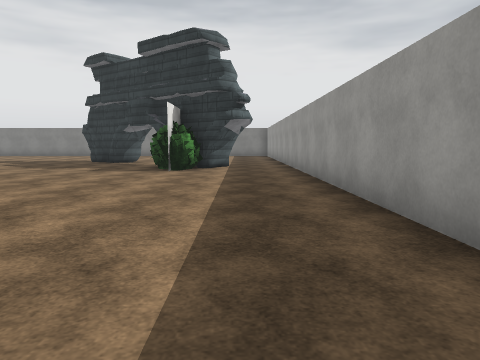
view 1 (above)

24 first-person views from a walk through a 3-D level made in the Unity game engine. The camera is 1.3 m above the floor, tilts 6° down and sees 70° across. The floor is counted in squares, 2 m on a side. Each view is taken from the middle of a square. On the plan, view 1 faces up. The plan holds only what a view shows up to about 10 squares ahead; the rest is blank. The place goes on beyond the plan. The player is left out. Surface patterns are stand-ins for the level's own textures.

view 2
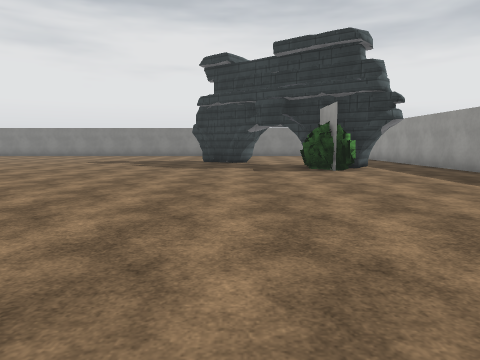

view 3
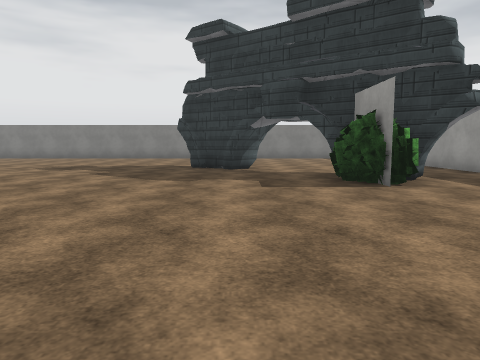

view 4
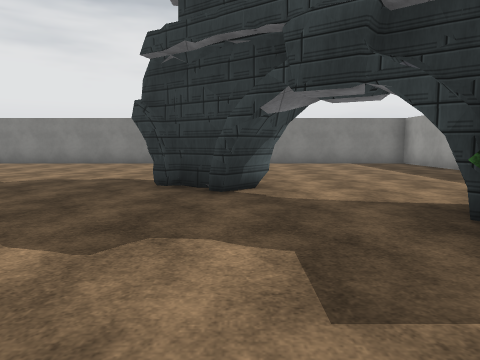

view 5
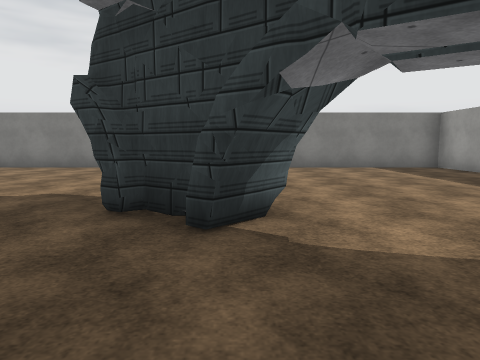

view 6
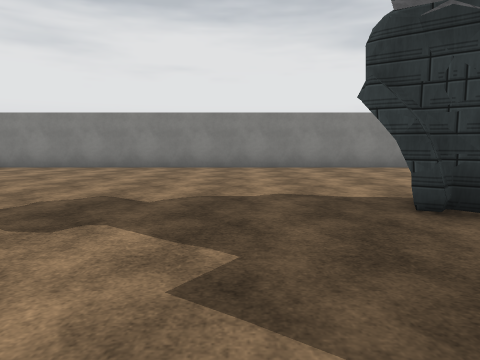

view 7
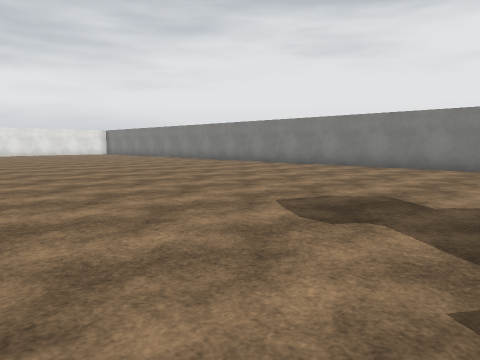

view 8
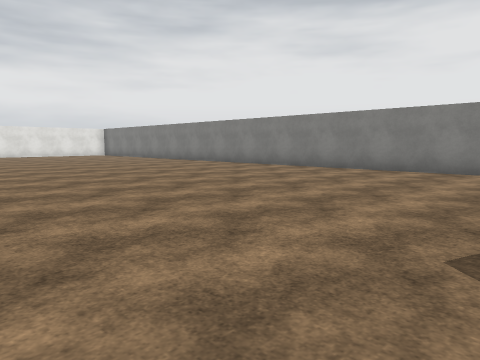

view 9
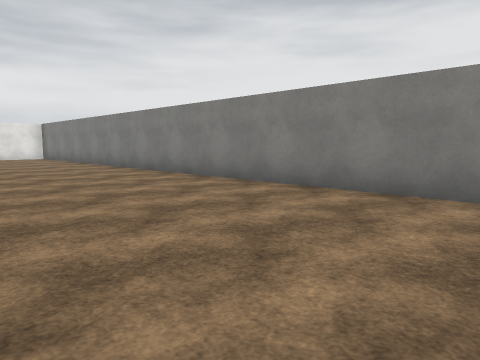

view 10
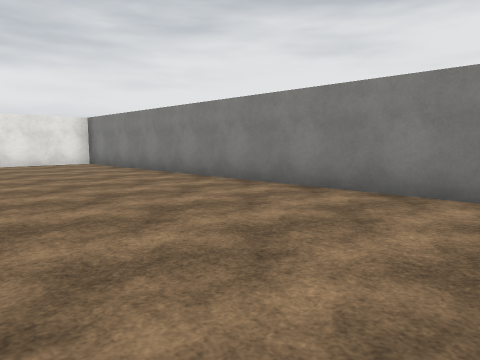

view 11
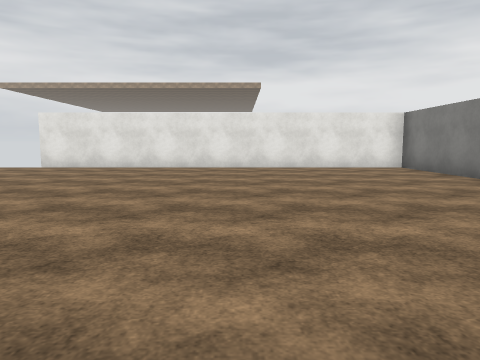

view 12
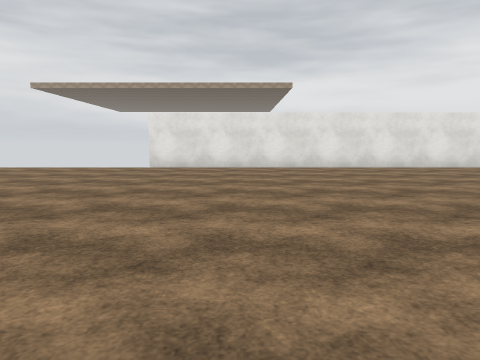

view 13
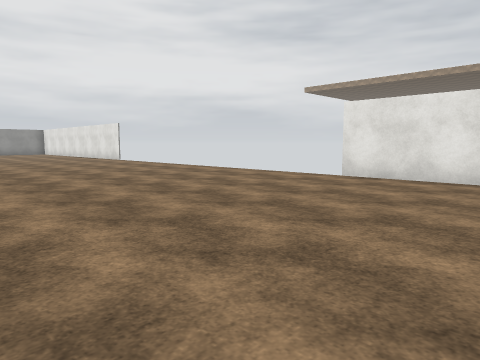

view 14
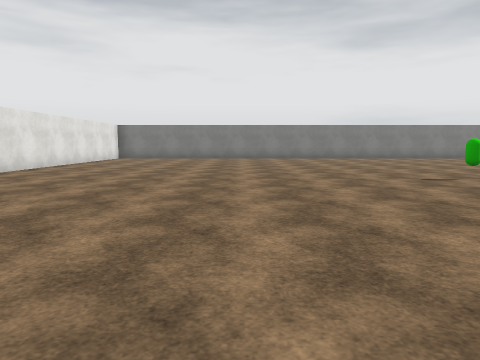

view 15
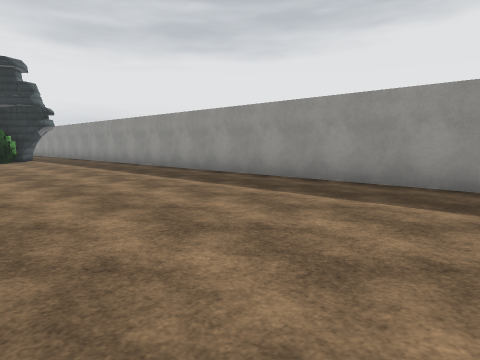

view 16
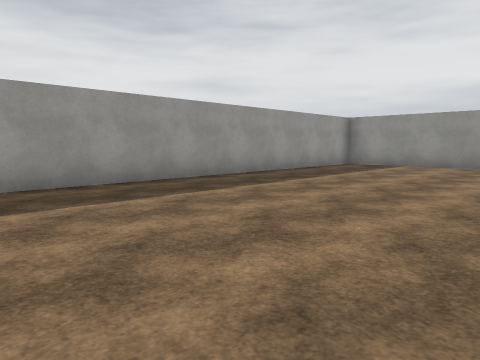

view 17
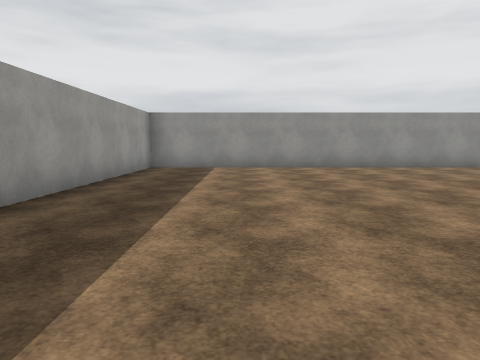

view 18
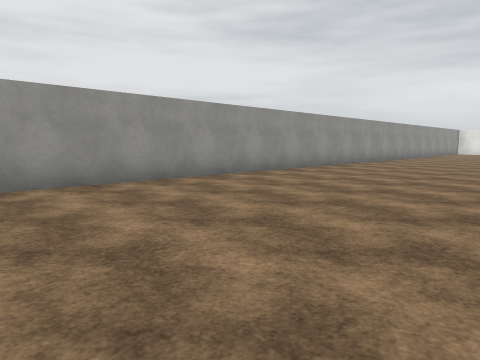

view 19
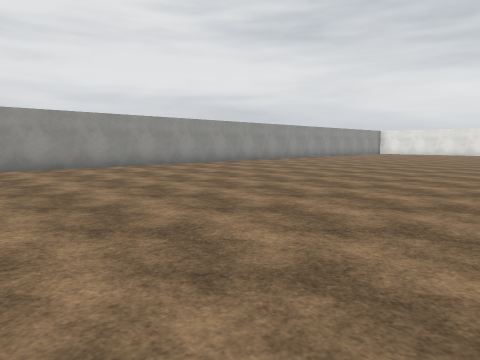

view 20
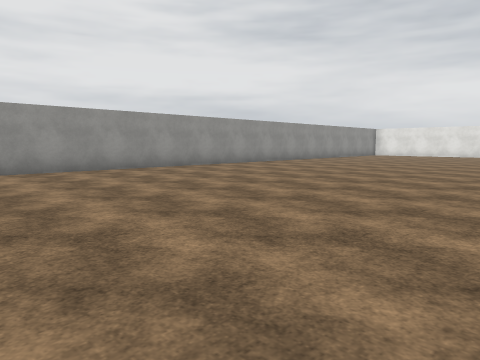

view 21
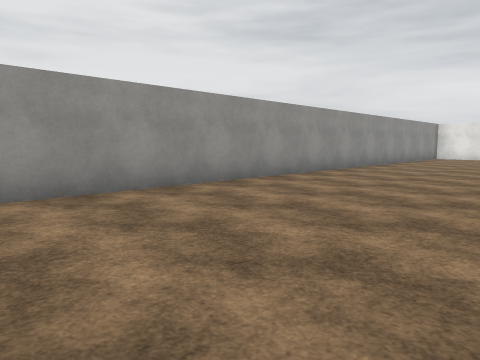

view 22
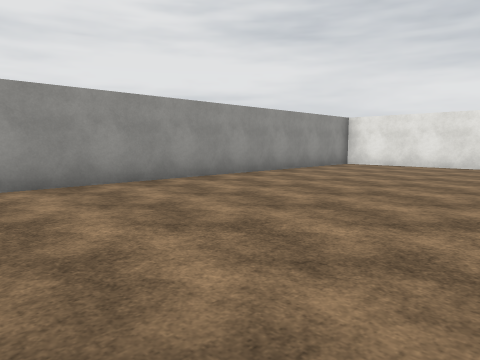

view 23
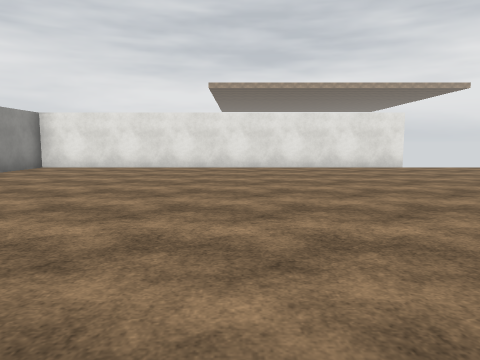

view 24
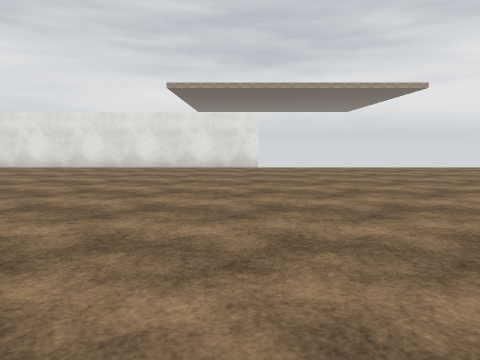

### Floor plan
Points are (right, up) in squares from view 1. A wall is a line through its corners. A room is listed if a view was taken in it or the views show most of it. See-through windows are left out.
Room 1 (views 1, 2, 3, 4, 5, 6, 7, 8, 9, 10, 11, 12, 13, 14, 15, 16, 17, 18, 19, 20, 21, 22, 23, 24)
walls: (-5.1, 12.1) (-5.5, 12.4); (-5.2, 12.2) (-5.5, 12.5); (-4.1, 11.3) (-4.5, 11.7); (-4.6, 12.3) (-4.9, 11.9); (-4.2, 12.1) (-4.4, 11.8) (-5.2, 12.4); (-3.5, 12.3) (-4, 11.5) (-5, 12.3); (-3.5, 12.3) (-4.1, 11.6); (-3.4, 12.2) (-4, 11.4); (-0.6, 9.2) (-2.2, 10.3); (-28.5, -1.4) (-28.5, -11.5) (1.5, -11.5) (1.5, 13); (-0.2, 9.9) (-0.8, 9); (-0.1, 9.8) (-0.7, 8.8) (-1.2, 9.2); (1.5, 15.8) (1.5, 18.5) (-28.5, 18.5) (-28.5, 8.5)
objects: other object (-19, 9); other object (-2, 9)

Positions as (right, up) in squares from view 1, and headings:
1: (0, 0), facing up
2: (-4, 0), facing up
3: (-4, 3), facing up
4: (-4, 7), facing up
5: (-4, 9), facing up
6: (-7, 9), facing up
7: (-7, 9), facing up-left
8: (-9, 10), facing up-left
9: (-12, 14), facing up-left
10: (-17, 14), facing up-left
11: (-19, 14), facing left
12: (-19, 11), facing left
13: (-22, 12), facing down-left
14: (-23, 3), facing up
15: (-4, -5), facing up-right
16: (-4, -1), facing down-right
17: (-1, -2), facing down
18: (-4, -6), facing down-left
19: (-6, -2), facing down-left
20: (-9, -3), facing down-left
21: (-12, -7), facing down-left
22: (-18, -6), facing down-left
23: (-19, -6), facing left
24: (-19, -2), facing left
